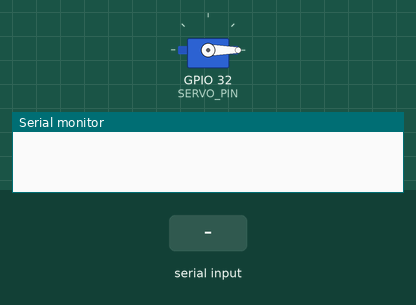
This sketch was run on a simulated ESP32. On the bench: servo, the last lines printed to the serial monitor. The test bench sets the inputs (shaded band).

Above: at 1.2 s.
1.3 s: "O" received over Serial
At 2.3 s:
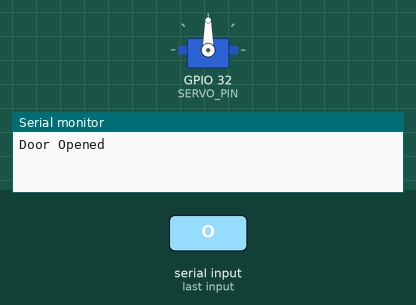
2.8 s: "C" received over Serial
At 3.5 s:
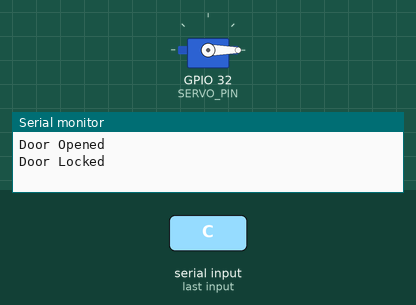
Timing chart, 0 to 5.8 s (numbered marks = the images above; inputs shaded):
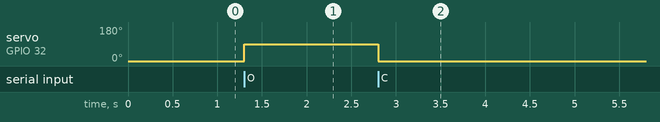

Measured:
- after the input at 1.3 s, servo on GPIO 32 (SERVO_PIN): 0° → 90° at once
- after the input at 2.8 s, servo on GPIO 32 (SERVO_PIN): 90° → 0° at once

The sketch:

week9.ino
```cpp
#include <ESP32Servo.h>
Servo doorServo;
#define SERVO_PIN 32   // ใช้ GPIO32 บน ESP32

void setup() {
  Serial.begin(9600);
  doorServo.attach(SERVO_PIN);
  doorServo.write(0);   // เริ่มต้นที่ตำแหน่ง "ล็อก"
  // pinMode(2,OUTPUT);
}

void loop() {
  if (Serial.available() > 0) {
    char command = Serial.read();

    if (command == 'O') {
      doorServo.write(90);   // เปิด
      Serial.println("Door Opened");
      // digitalWrite(2,HIGH);
    }
    else if (command == 'C') {
      doorServo.write(0);    // ล็อก
      Serial.println("Door Locked");
      // digitalWrite(2,LOW);
    }
  }
}
```
